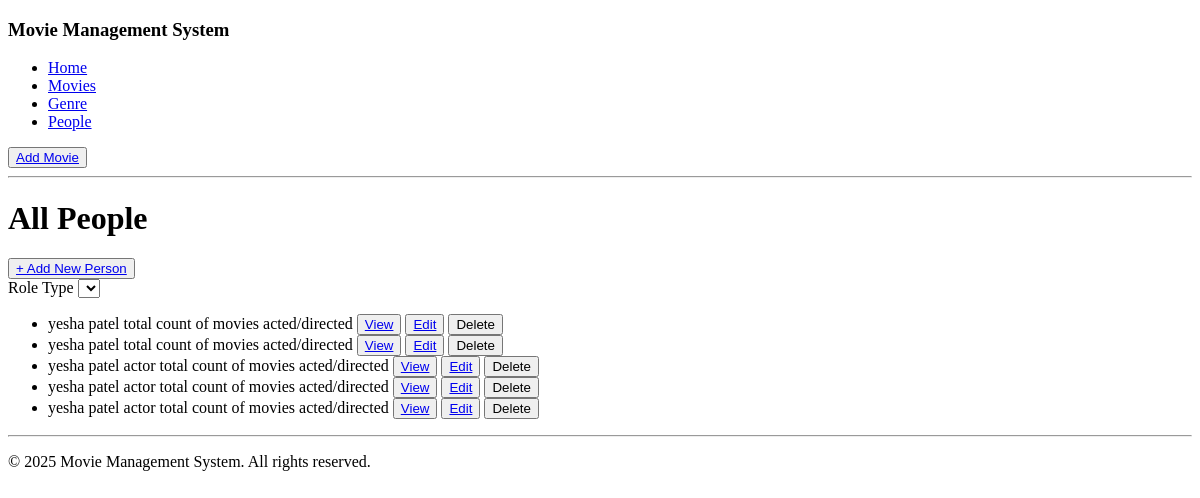
/movies/peoplepage/, run on an earlier commit of the app's database.
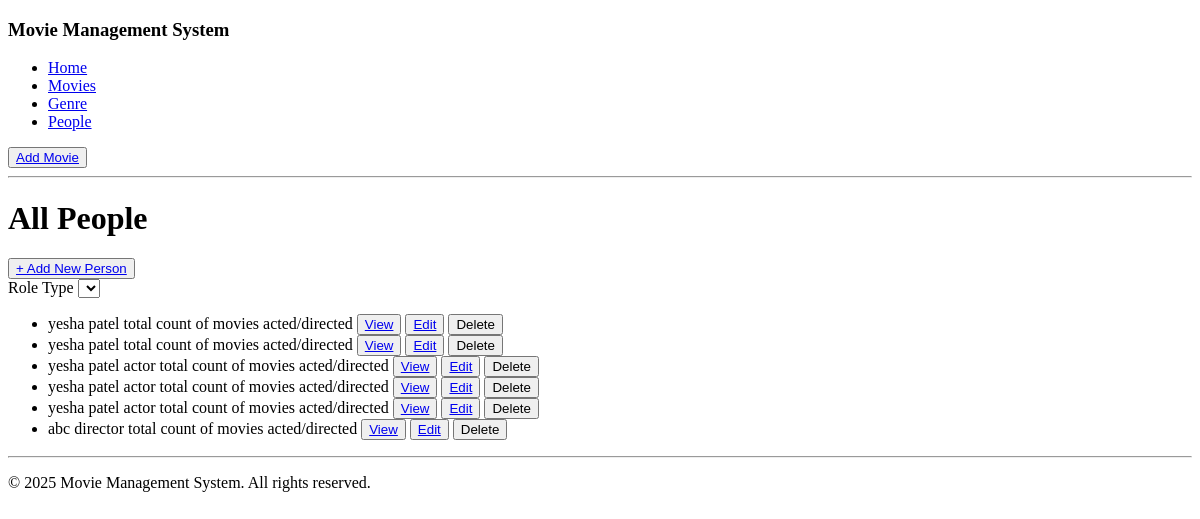
And on a later commit of the database.
### movies/models.py (models this page shows, shortened)
class Person(models.Model):
    class Role(models.TextChoices):
        ACTOR = 'actor', 'Actor'
        DIRECTOR = 'director', 'Director'
        WRITER = 'writer', 'Writer'
    person_name = models.CharField(max_length=100)
    role_type = models.CharField(max_length=10, choices=Role.choices)
    bio = models.TextField(null=True, blank=True)
    birth_date = models.DateField(null=True, blank=True)

### movies/views.py (the view)
# urls.py: path('peoplepage/', views.PeoplePageView.as_view(), name='people'),
class PeoplePageView(TemplateView):
    template_name = 'movies/people.html'
    def get_context_data(self, **kwargs):
        context = super().get_context_data(**kwargs)
        context['people'] = Person.objects.all() # & Person.Role.choices # have to add query
        return context

### movies/templates/movies/people.html (shortened to what this page needs)
{% extends 'movies/base.html' %}
{% block content %}
<div class="people-container">
    <div class="head-content">
        <h1>All People</h1>
        <button><a class="nav-link" href="{% url 'movies:addpeople' %}">+ Add New Person</a></button>
    </div>
    <div class="role-type">
        <label for="role_type">Role Type</label>
        <select id="role_type" name="role_type">
        </select>
    </div>
    <div class="people-section">
        {% if people %}
        <ul>
            {% for person in people %}
            <li>
                {{ person.person_name }}
                {% if person.role_type %}{{ person.role_type }}{% endif %}
                total count of movies acted/directed
                <button><a href="{% url 'movies:personDetail' %}">View</a></button>
                <button><a href="{% url 'movies:addpeople' %}">Edit</a></button>
                <button>Delete</a></button>
            </li>
            {% empty %}
            <p>No person found.</p>
            {% endfor %}
        </ul>
        {% endif %}
    </div>
</div>
{% endblock content %}

What changed in the data, as far as the page shows it:
added Person: person_name "abc", role_type "director"
